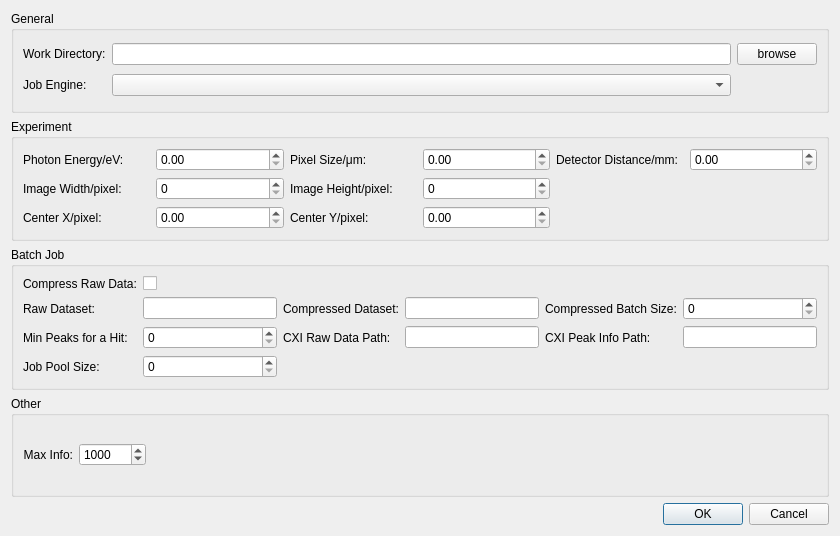
<?xml version="1.0" encoding="UTF-8"?>
<ui version="4.0">
 <class>Settings</class>
 <widget class="QDialog" name="Settings">
  <property name="geometry">
   <rect>
    <x>0</x>
    <y>0</y>
    <width>840</width>
    <height>536</height>
   </rect>
  </property>
  <property name="windowTitle">
   <string>Settings</string>
  </property>
  <layout class="QVBoxLayout" name="verticalLayout_2">
   <item>
    <widget class="QGroupBox" name="groupBox">
     <property name="title">
      <string>General</string>
     </property>
     <layout class="QGridLayout" name="gridLayout">
      <item row="0" column="0">
       <widget class="QLabel" name="label">
        <property name="text">
         <string>Work Directory:</string>
        </property>
       </widget>
      </item>
      <item row="0" column="1">
       <widget class="QLineEdit" name="workDir"/>
      </item>
      <item row="0" column="2">
       <widget class="QPushButton" name="browseButton">
        <property name="text">
         <string>browse</string>
        </property>
       </widget>
      </item>
      <item row="1" column="0">
       <widget class="QLabel" name="label_2">
        <property name="text">
         <string>Job Engine:</string>
        </property>
       </widget>
      </item>
      <item row="1" column="1">
       <widget class="QComboBox" name="jobEngine"/>
      </item>
     </layout>
    </widget>
   </item>
   <item>
    <widget class="QGroupBox" name="groupBox_5">
     <property name="title">
      <string>Experiment</string>
     </property>
     <layout class="QHBoxLayout" name="horizontalLayout">
      <item>
       <layout class="QGridLayout" name="gridLayout_2">
        <item row="2" column="0">
         <widget class="QLabel" name="label_8">
          <property name="text">
           <string>Center X/pixel:</string>
          </property>
         </widget>
        </item>
        <item row="2" column="2">
         <widget class="QLabel" name="label_9">
          <property name="text">
           <string>Center Y/pixel:</string>
          </property>
         </widget>
        </item>
        <item row="2" column="3">
         <widget class="QDoubleSpinBox" name="centerY">
          <property name="maximum">
           <double>9999.000000000000000</double>
          </property>
         </widget>
        </item>
        <item row="0" column="2">
         <widget class="QLabel" name="label_5">
          <property name="text">
           <string>Pixel Size/μm:</string>
          </property>
         </widget>
        </item>
        <item row="0" column="4">
         <widget class="QLabel" name="label_4">
          <property name="text">
           <string>Detector Distance/mm:</string>
          </property>
         </widget>
        </item>
        <item row="0" column="3">
         <widget class="QDoubleSpinBox" name="pixelSize">
          <property name="maximum">
           <double>9999.000000000000000</double>
          </property>
         </widget>
        </item>
        <item row="2" column="1">
         <widget class="QDoubleSpinBox" name="centerX">
          <property name="maximum">
           <double>9999.000000000000000</double>
          </property>
         </widget>
        </item>
        <item row="1" column="1">
         <widget class="QSpinBox" name="imageWidth">
          <property name="maximum">
           <number>9999</number>
          </property>
         </widget>
        </item>
        <item row="1" column="3">
         <widget class="QSpinBox" name="imageHeight">
          <property name="maximum">
           <number>9999</number>
          </property>
         </widget>
        </item>
        <item row="1" column="0">
         <widget class="QLabel" name="label_6">
          <property name="text">
           <string>Image Width/pixel:</string>
          </property>
         </widget>
        </item>
        <item row="0" column="1">
         <widget class="QDoubleSpinBox" name="photonEnergy">
          <property name="maximum">
           <double>99999.000000000000000</double>
          </property>
         </widget>
        </item>
        <item row="0" column="0">
         <widget class="QLabel" name="label_3">
          <property name="text">
           <string>Photon Energy/eV:</string>
          </property>
         </widget>
        </item>
        <item row="1" column="2">
         <widget class="QLabel" name="label_7">
          <property name="text">
           <string>Image Height/pixel:</string>
          </property>
         </widget>
        </item>
        <item row="0" column="5">
         <widget class="QDoubleSpinBox" name="detectorDistance">
          <property name="maximum">
           <double>9999.000000000000000</double>
          </property>
         </widget>
        </item>
       </layout>
      </item>
     </layout>
    </widget>
   </item>
   <item>
    <widget class="QGroupBox" name="groupBox_3">
     <property name="title">
      <string>Batch Job</string>
     </property>
     <layout class="QVBoxLayout" name="verticalLayout">
      <item>
       <layout class="QGridLayout" name="gridLayout_3">
        <item row="0" column="0">
         <widget class="QLabel" name="label_14">
          <property name="text">
           <string>Compress Raw Data:</string>
          </property>
         </widget>
        </item>
        <item row="0" column="1">
         <widget class="QCheckBox" name="compressRawData">
          <property name="text">
           <string/>
          </property>
          <property name="tristate">
           <bool>false</bool>
          </property>
         </widget>
        </item>
        <item row="1" column="0">
         <widget class="QLabel" name="label_10">
          <property name="text">
           <string>Raw Dataset:</string>
          </property>
         </widget>
        </item>
        <item row="1" column="1">
         <widget class="QLineEdit" name="rawDataset"/>
        </item>
        <item row="1" column="2">
         <widget class="QLabel" name="label_13">
          <property name="text">
           <string>Compressed Dataset:</string>
          </property>
         </widget>
        </item>
        <item row="1" column="3">
         <widget class="QLineEdit" name="compressedDataset"/>
        </item>
        <item row="1" column="4">
         <widget class="QLabel" name="label_12">
          <property name="text">
           <string>Compressed Batch Size:</string>
          </property>
         </widget>
        </item>
        <item row="1" column="5">
         <widget class="QSpinBox" name="compressedBatchSize">
          <property name="maximum">
           <number>9999</number>
          </property>
         </widget>
        </item>
        <item row="2" column="0">
         <widget class="QLabel" name="label_20">
          <property name="text">
           <string>Min Peaks for a Hit:</string>
          </property>
         </widget>
        </item>
        <item row="2" column="1">
         <widget class="QSpinBox" name="minPeaks"/>
        </item>
        <item row="2" column="2">
         <widget class="QLabel" name="label_11">
          <property name="text">
           <string>CXI Raw Data Path:</string>
          </property>
         </widget>
        </item>
        <item row="2" column="3">
         <widget class="QLineEdit" name="cxiRawDataPath"/>
        </item>
        <item row="2" column="4">
         <widget class="QLabel" name="label_16">
          <property name="text">
           <string>CXI Peak Info Path:</string>
          </property>
         </widget>
        </item>
        <item row="2" column="5">
         <widget class="QLineEdit" name="cxiPeakInfoPath"/>
        </item>
        <item row="3" column="0">
         <widget class="QLabel" name="label_15">
          <property name="text">
           <string>Job Pool Size:</string>
          </property>
         </widget>
        </item>
        <item row="3" column="1">
         <widget class="QSpinBox" name="jobPoolSize">
          <property name="value">
           <number>0</number>
          </property>
         </widget>
        </item>
       </layout>
      </item>
     </layout>
    </widget>
   </item>
   <item>
    <widget class="QGroupBox" name="groupBox_6">
     <property name="title">
      <string>Other</string>
     </property>
     <layout class="QHBoxLayout" name="horizontalLayout_9">
      <item>
       <widget class="QLabel" name="label_19">
        <property name="text">
         <string>Max Info:</string>
        </property>
        <property name="alignment">
         <set>Qt::AlignRight|Qt::AlignTrailing|Qt::AlignVCenter</set>
        </property>
       </widget>
      </item>
      <item>
       <widget class="QSpinBox" name="maxInfo">
        <property name="maximum">
         <number>999999</number>
        </property>
        <property name="value">
         <number>1000</number>
        </property>
       </widget>
      </item>
      <item>
       <spacer name="horizontalSpacer">
        <property name="orientation">
         <enum>Qt::Horizontal</enum>
        </property>
        <property name="sizeHint" stdset="0">
         <size>
          <width>633</width>
          <height>20</height>
         </size>
        </property>
       </spacer>
      </item>
     </layout>
    </widget>
   </item>
   <item>
    <widget class="QDialogButtonBox" name="buttonBox">
     <property name="orientation">
      <enum>Qt::Horizontal</enum>
     </property>
     <property name="standardButtons">
      <set>QDialogButtonBox::Cancel|QDialogButtonBox::Ok</set>
     </property>
    </widget>
   </item>
  </layout>
 </widget>
 <resources/>
 <connections>
  <connection>
   <sender>buttonBox</sender>
   <signal>accepted()</signal>
   <receiver>Settings</receiver>
   <slot>accept()</slot>
   <hints>
    <hint type="sourcelabel">
     <x>248</x>
     <y>254</y>
    </hint>
    <hint type="destinationlabel">
     <x>157</x>
     <y>274</y>
    </hint>
   </hints>
  </connection>
  <connection>
   <sender>buttonBox</sender>
   <signal>rejected()</signal>
   <receiver>Settings</receiver>
   <slot>reject()</slot>
   <hints>
    <hint type="sourcelabel">
     <x>316</x>
     <y>260</y>
    </hint>
    <hint type="destinationlabel">
     <x>286</x>
     <y>274</y>
    </hint>
   </hints>
  </connection>
 </connections>
</ui>
